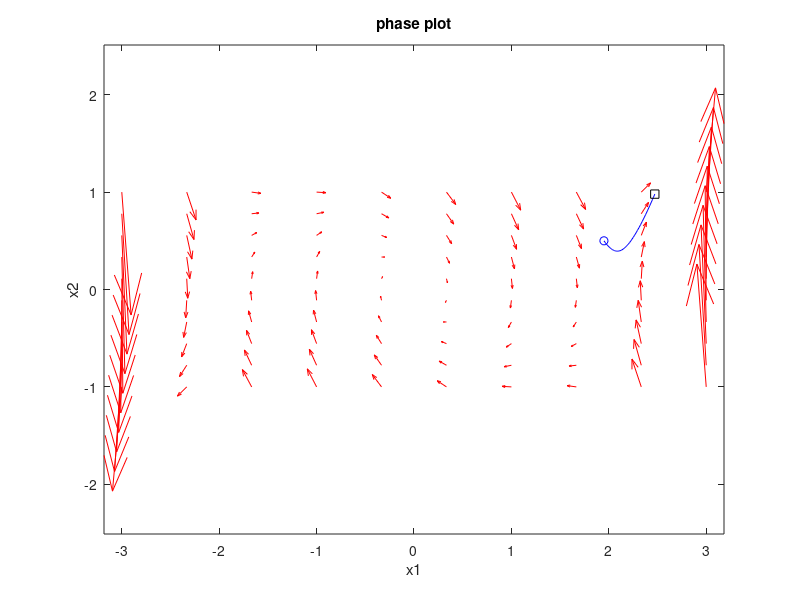

The MATLAB source for this figure:
clc
clear
close all

% define number of grid points
N = 10;

% define our function of differential equaitons
% f @(t, X) [X1dot; X2dot];
f = @(t, X) [X(2); -X(1) + (1/16)*(X(1)^5) - X(2)];

% create a grid where we will evaluate the function derivatives
x1 = linspace(-3, 3, N);  % from -5 to 5 on the x1 axis with N points
x2 = linspace(-1, 1, N);  % same^

% create a meshgrid (two NxN matrices), one for all the x values on the
% grid and one for all the y values on the grid
[x,y] = meshgrid(x1,x2);

% create u matrix to hold values of X1dot at each x and y position in the
% grid
u = zeros(size(x));
% create v matrix to hold values of X2dot at each x and y position in the
% grid
v = zeros(size(y));

% evaluate the Xdot at each point in the grid
t=0;  
for i = 1:numel(x)
    Xdot = f(t, [x(i); y(i)]);
    u(i) = Xdot(1);
    v(i) = Xdot(2);
end

% u = u*100;
% v = v*100;

% plot phase plot using quiver
figure(1), clf
quiver(x,y,u,v,'r', 'AutoScaleFactor', 2.0);
xlabel('x1')
ylabel('x2')
title('phase plot')
axis tight equal;


% plot solutions on plot
hold on
X0 = [1.95, 0.5]';  % define initial x1 and x2 locations
tspan = [0, 1];  % lets see solutions from time t = 0 to 30

% solve using ode45
[ts, xs] = ode45(f, tspan, X0);
plot(xs(:,1), xs(:,2), 'b')
plot(xs(1,1),xs(1,2),'bo') % starting point
plot(xs(end,1),xs(end,2),'ks') % ending point





















